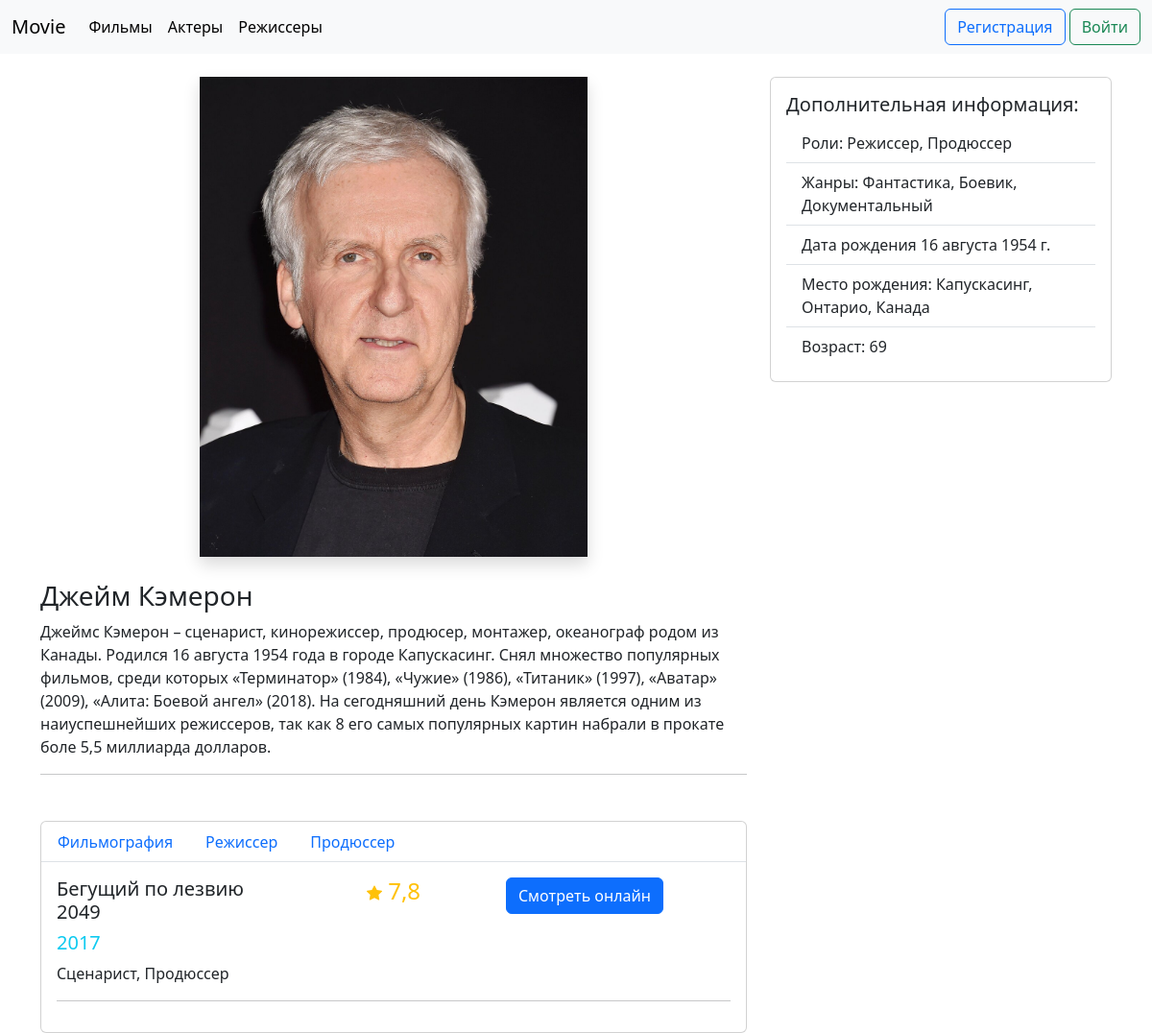
The page /persons/dzheym_kemeron on the database as committed earlier.
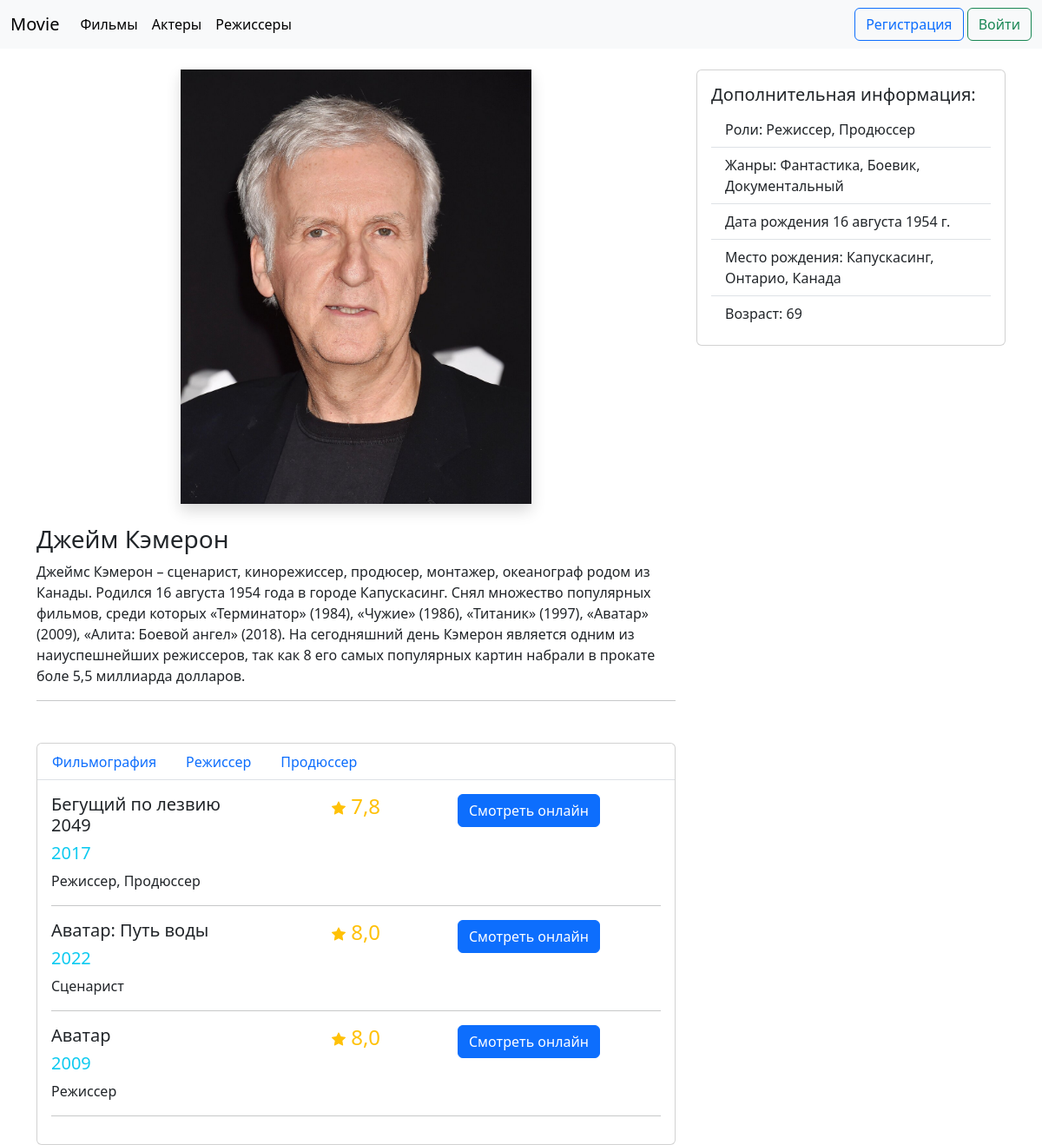
The same page on the database as committed later.
### movie_app/models.py (models this page shows, shortened)
class Person(models.Model):
    MALE = 'M'
    FEMALE = 'F'
    GENDERS = [
        (MALE, 'Мужчина'),
        (FEMALE, 'Женщина')
    ]
    name = models.CharField(max_length=30)
    gender = models.CharField(choices=GENDERS, max_length=1)
    description = models.TextField()
    date_born = models.DateField()
    place_born = models.CharField(max_length=100)
    img = models.ImageField(upload_to='person_photo/%Y/%m/%d')
    slug = models.SlugField(null=True, blank=True)
    genre = models.ManyToManyField(Genre)
    type_person = models.ManyToManyField(TypePerson)
    def get_url(self):
        return reverse('about_person', args=[self.slug])
    @property
    def all_films(self):
        return self.movie_set.all()
    @property
    def age(self):
        now_year = date.today().year
        return now_year - self.date_born.year

class TypePerson(models.Model):
    name = models.CharField(max_length=30)
    def __str__(self):
        return self.name

class Genre(models.Model):
    name = models.CharField(max_length=30)
    def __str__(self):
        return self.name

class Movie(models.Model):
    MPAA_G = 'G'
    MPAA_PG = 'PG'
    MPAA_PG13 = 'PG13'
    MPAA_R = 'R'
    MPAA_NC13 = 'NC17'
    RATING_MPAA = [
        (MPAA_G, 'Рейтинг G — Нет возрастных ограничений'),
        (MPAA_PG, 'Рейтинг PG — Рекомендуется присутствие родителей'),
        (MPAA_PG13, 'Рейтинг PG-13 — Детям до 13 лет просмотр не желателен'),
        (MPAA_R, 'Рейтинг R — Лицам до 17 лет обязательно присутствие взрослого'),
        (MPAA_NC13, 'Рейтинг NC-17 — Лицам до 18 лет просмотр запрещен')
    ]
    name = models.CharField(max_length=50)
    tagline = models.CharField(max_length=200, default='-')
    description = models.TextField(null=True)
    img = models.ImageField(upload_to='movie_photos/%Y/%m/%d', null=True, blank=True)
    trailer = models.FileField(upload_to='movie_video_trailer/%Y/%m/%d', null=True, blank=True)
    video = models.FileField(upload_to='movie_video/%Y/%m/%d', null=True, blank=True)
    slug = models.SlugField(null=True, blank=True)
    country = models.ForeignKey(Country, on_delete=models.PROTECT)
    genre = models.ManyToManyField(Genre)
    persons = models.ManyToManyField(Person, through='MoviePerson')
    budget = models.IntegerField(null=True, blank=True)
    fees = models.IntegerField(null=True, blank=True)
    data_release = models.IntegerField()
    world_rating = models.FloatField(null=True, blank=True)
    user_rating = models.FloatField(null=True, blank=True)
    rating_mpaa = models.CharField(max_length=4, choices=RATING_MPAA)
    rewards = models.ManyToManyField(Reward, null=True, blank=True)
    class Meta:
        ordering = ['-id']
    def get_url(self):
        return reverse('about_movie', args=[self.slug])
    @property
    def current_user_rating(self):
        return self.user_rating

### movie_app/views.py (the view)
# urls.py: path('persons/<slug:slug_person>', views.AboutPerson.as_view(), name='about_person'),
class AboutPerson(DetailView):
    model = models.Person
    template_name = 'detail_person.html'
    context_object_name = 'person'
    slug_url_kwarg = 'slug_person'
    def get_context_data(self, **kwargs):
        context = super().get_context_data(**kwargs)
        all_movies_with_types = {}
        if self.request.GET:
            movies = self.object.all_films.filter(movieperson__type_person=self.request.GET['filter'])
            context['selected_type'] = self.request.GET['filter']
        else:
            movies = self.object.all_films
        for movie in movies:
            types_person = []
            for type_p in movie.movieperson_set.filter(person_id=self.object):
                types_person.append(type_p.type_person)
            all_movies_with_types[movie] = types_person
        context['all_movies'] = all_movies_with_types
        context['types_person'] = self.object.type_person.all()
        return context

### movie_app/templates/detail_person.html (shortened to what this page needs)
{% extends 'detail_base.html' %}
{% block main_content %}
    <div class="text-center mb-4"><img src='{{ person.img.url }}' class="img-fluid shadow" style="height: 500px">
    </div>
        <h3 class="mt-2">{{ person.name }}</h3>
        <p>{{ person.description }}</p>
    <hr class="mb-4">
{% endblock %}
{% block additional_information %}
        <div class='card'>
        <div class='card-body'>
            <h5 class='card-title'>Дополнительная информация:</h5>
            <ul class="list-group list-group-flush">
                <li class="list-group-item">Роли:
                    {% for type_person in types_person %}
                	{% if forloop.last %}
                        {{ type_person }}
                        {% else %}
                        {{ type_person }},
                    {% endif %}
                    {% endfor %}
                </li>
                <li class="list-group-item">Жанры:
                {% for genre in person.genre.all %}
                    {% if forloop.last %}
                    {{ genre }}
                    {% else %}
                	{{ genre }},
                    {% endif %}
                {% endfor %}
                </li>
                <li class="list-group-item">Дата рождения {{ person.date_born }}</li>
                <li class="list-group-item">Место рождения: {{ person.place_born }}</li>
                <li class="list-group-item">Возраст: {{ person.age }}</li>
            </ul>
        </div>
    </div>
{% endblock %}
{% block additional_block %}
    <div class='card'>
      <ul class="nav nav-tabs">
          <li class="nav-item">
        <a class="nav-link" aria-current="page" href="{{ person.get_url }}">Фильмография</a>
      </li>
          {% for type in types_person %}
              {% if type.name == person.selected_type %}
                  <li class="nav-item">
                <a class="nav-link active" aria-current="page" href="?filter={{ type.pk }}">{{ type.name }}</a>
                </li>
                  {% else %}
                  <li class="nav-item">
            <a class="nav-link" aria-current="page" href="?filter={{ type.pk }}">{{ type.name }}</a>
            </li>
              {% endif %}
          {% endfor %}
        </ul>
      <div class='card-body'>
          {% for movie, types_person in all_movies.items %}
              <div class='row g-0'>
          <div class='col'>
            <h5>{{ movie.name }}</h5>
          <h5 class="text-info">{{ movie.data_release }}</h5>
            <p>
                {% for i in types_person %}
                    {% if forloop.last %}
                        {{ i }}
                    {% else %}
                        {{ i }},
                    {% endif %}
                  {% endfor %}
            </p>
          </div>
          <div class='col text-center'>
             <h4 class='text-warning'>
                 {{ movie.world_rating }}
                  </h4>
          </div>
          <div class='col'>
          <a class='btn btn-primary' href='{{ movie.get_url }}'>Смотреть онлайн</a>
          </div>
          <hr>
        </div>
          {% endfor %}
      </div>
    </div>
{% endblock %}

### movie_app/base_templates/detail_base.html
{% extends 'main_base.html' %}
{% block content %}
    {% include 'menu.html' %}
    <div class="container">
    <div class="row">
        <div class="col-8">
            {% block main_content %} {% endblock %}
        </div>
        <div class="col-4">
            {% block additional_information %} {% endblock %}
        </div>
    </div>
    <div class="row mt-4">
        <div class="col-8">
            {% block additional_block %} {% endblock %}
        </div>
    </div>
    </div>
{% endblock %}

### movie_app/base_templates/main_base.html (shortened to what this page needs)
<!DOCTYPE html>
<html lang="en">
<head>
    <link href="https://cdn.jsdelivr.net/npm/bootstrap@5.3.1/dist/css/bootstrap.min.css" rel="stylesheet">
</head>
<body>
    {% block content %}
    {% endblock %}
</body>
</html>

### movie_app/base_templates/menu.html (shortened to what this page needs)
<nav class="navbar navbar-expand-lg bg-body-tertiary mb-4">
    <div class="container-fluid">
      <a class="navbar-brand" href="{% url 'main' %}">Movie</a>
      <div class="collapse navbar-collapse" id="navbarSupportedContent">
        <ul class="navbar-nav me-auto mb-2 mb-lg-0">
          <li class="nav-item">
            <a class="nav-link active" aria-current="page" href="{% url 'all_movies' %}">Фильмы</a>
          </li>
            <li class="nav-item">
            <a class="nav-link active" aria-current="page" href="{% url 'all_persons' %}">Актеры</a>
          </li>
            <li class="nav-item">
            <a class="nav-link active" aria-current="page" href="{% url 'all_persons' %}">Режиссеры</a>
          </li>
        </ul>
      </div>
        <div class='d-flex justify-content-end'>
        <div>
            {% if request.user.is_authenticated %}
            	<ul class="navbar-nav mr-auto mb-2 mb-lg-0">
                    <li class="nav-item dropdown">
                      <a class="nav-link dropdown-toggle" href="#" id="navbarDropdown" role="button" data-toggle="dropdown" aria-expanded="false">
                        Профиль
                      </a>
                      <ul class="dropdown-menu" aria-labelledby="navbarDropdown">
                        <li><a class="dropdown-item" href="#">Личный кабинет</a></li>
                        <li><a class="dropdown-item" href="{% url 'user_settings' %}">Настройки</a></li>
                        <li><hr class="dropdown-divider"></li>
                        <li><a class="dropdown-item" href={% url 'logout' %}>Выход</a></li>
                      </ul>
                    </li>
                </ul>
            {% else %}
                <a href="{% url 'registration' %}"><button type="button" class="btn btn-outline-primary">Регистрация</button></a>
                <a href="{% url 'login' %}"><button type="button" class="btn btn-outline-success">Войти</button></a>
            {% endif %}
        </div>
      </div>
    </div>
  </nav>

Rows that differ between the two databases and show on the page:
changed Movie "Бегущий по лезвию 2049": gains TypePerson (name "Режиссер"); loses TypePerson (name "Сценарист")
now on this page (row unchanged): Movie: name "Аватар: Путь воды", data_release "2022", world_rating "8,0", TypePerson (name "Сценарист")
now on this page (row unchanged): Movie: name "Аватар", data_release "2009", world_rating "8,0", TypePerson (name "Режиссер")
